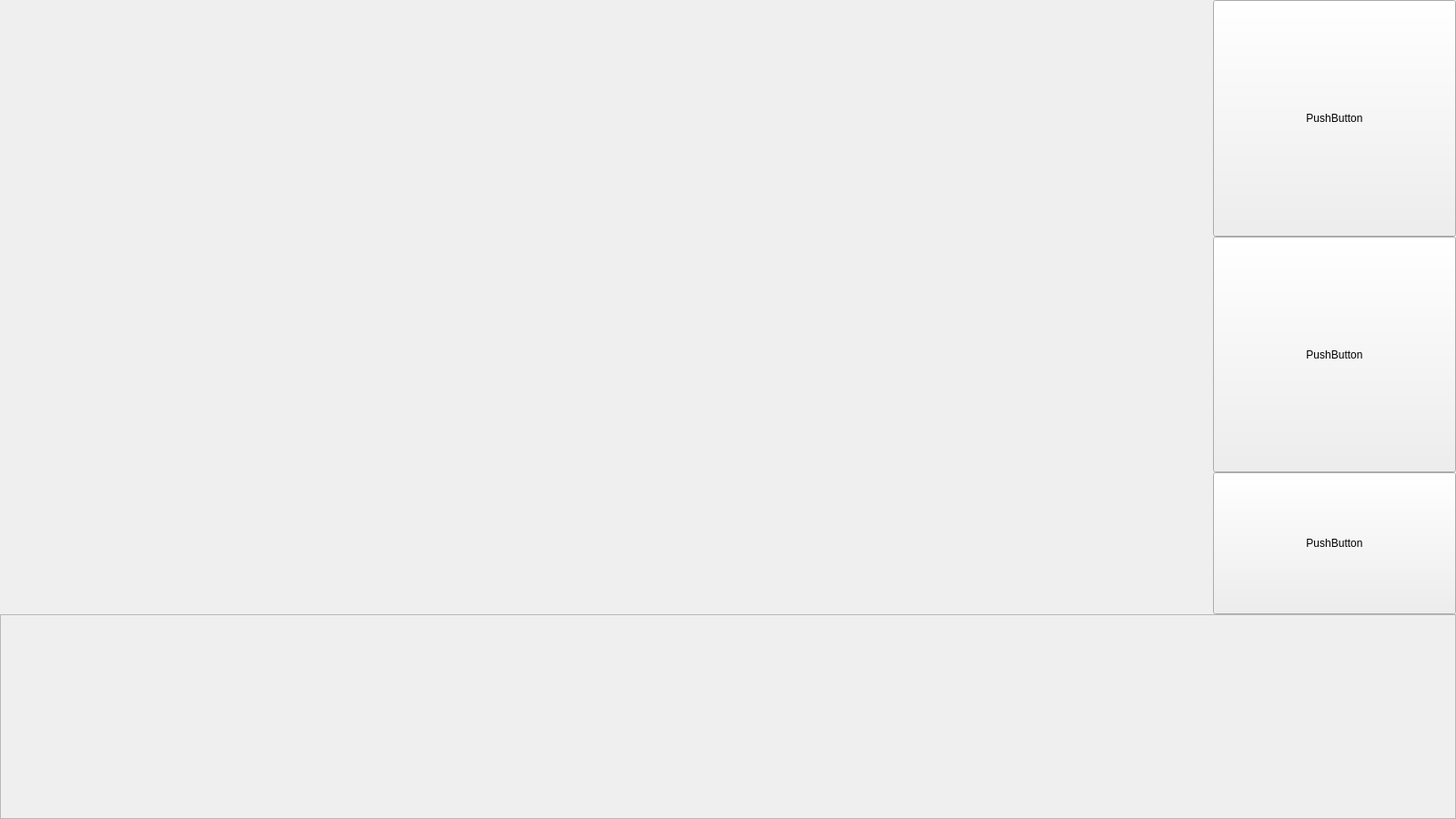
<?xml version="1.0" encoding="UTF-8"?>
<ui version="4.0">
 <class>MainWindow</class>
 <widget class="QMainWindow" name="MainWindow">
  <property name="geometry">
   <rect>
    <x>0</x>
    <y>0</y>
    <width>1600</width>
    <height>900</height>
   </rect>
  </property>
  <property name="minimumSize">
   <size>
    <width>1600</width>
    <height>900</height>
   </size>
  </property>
  <property name="windowTitle">
   <string>MainWindow</string>
  </property>
  <widget class="QWidget" name="centralwidget">
   <layout class="QVBoxLayout" name="verticalLayout_2">
    <property name="spacing">
     <number>0</number>
    </property>
    <property name="leftMargin">
     <number>0</number>
    </property>
    <property name="topMargin">
     <number>0</number>
    </property>
    <property name="rightMargin">
     <number>0</number>
    </property>
    <property name="bottomMargin">
     <number>0</number>
    </property>
    <item>
     <layout class="QVBoxLayout" name="verticalLayout" stretch="1,3,1">
      <property name="spacing">
       <number>0</number>
      </property>
      <property name="sizeConstraint">
       <enum>QLayout::SetDefaultConstraint</enum>
      </property>
      <item>
       <layout class="QHBoxLayout" name="horizontalLayout_3" stretch="4,2,1,4,2,1">
        <property name="spacing">
         <number>0</number>
        </property>
        <property name="rightMargin">
         <number>0</number>
        </property>
        <item>
         <layout class="QVBoxLayout" name="frm_p0_0"/>
        </item>
        <item>
         <layout class="QVBoxLayout" name="frm_p0_1"/>
        </item>
        <item>
         <layout class="QVBoxLayout" name="frm_p0_2"/>
        </item>
        <item>
         <layout class="QVBoxLayout" name="frm_p1_0"/>
        </item>
        <item>
         <layout class="QVBoxLayout" name="frm_p1_1"/>
        </item>
        <item>
         <layout class="QVBoxLayout" name="frm_p1_2"/>
        </item>
       </layout>
      </item>
      <item>
       <layout class="QHBoxLayout" name="horizontalLayout_2" stretch="2,3,1">
        <property name="spacing">
         <number>0</number>
        </property>
        <item>
         <layout class="QGridLayout" name="gridLayout_2">
          <property name="spacing">
           <number>0</number>
          </property>
          <item row="3" column="2">
           <layout class="QVBoxLayout" name="verticalLayout_12"/>
          </item>
          <item row="0" column="0">
           <layout class="QVBoxLayout" name="verticalLayout_4"/>
          </item>
          <item row="1" column="0">
           <layout class="QVBoxLayout" name="verticalLayout_7"/>
          </item>
          <item row="4" column="1">
           <layout class="QVBoxLayout" name="verticalLayout_13"/>
          </item>
          <item row="1" column="1">
           <layout class="QVBoxLayout" name="verticalLayout_6"/>
          </item>
          <item row="2" column="0">
           <layout class="QVBoxLayout" name="verticalLayout_8"/>
          </item>
          <item row="2" column="1">
           <layout class="QVBoxLayout" name="verticalLayout_9"/>
          </item>
          <item row="3" column="0">
           <layout class="QVBoxLayout" name="verticalLayout_11"/>
          </item>
          <item row="0" column="1">
           <layout class="QVBoxLayout" name="verticalLayout_5"/>
          </item>
          <item row="3" column="1">
           <layout class="QVBoxLayout" name="verticalLayout_10"/>
          </item>
          <item row="4" column="0">
           <layout class="QVBoxLayout" name="verticalLayout_14"/>
          </item>
          <item row="4" column="2">
           <layout class="QVBoxLayout" name="verticalLayout_15"/>
          </item>
          <item row="2" column="2">
           <layout class="QVBoxLayout" name="verticalLayout_16"/>
          </item>
          <item row="1" column="2">
           <layout class="QVBoxLayout" name="verticalLayout_17"/>
          </item>
          <item row="0" column="2">
           <layout class="QVBoxLayout" name="verticalLayout_18"/>
          </item>
         </layout>
        </item>
        <item>
         <layout class="QGridLayout" name="gridLayout">
          <property name="spacing">
           <number>0</number>
          </property>
          <item row="0" column="0">
           <layout class="QVBoxLayout" name="verticalLayout_19"/>
          </item>
          <item row="0" column="1">
           <layout class="QVBoxLayout" name="verticalLayout_20"/>
          </item>
          <item row="0" column="2">
           <layout class="QVBoxLayout" name="verticalLayout_21"/>
          </item>
          <item row="1" column="2">
           <layout class="QVBoxLayout" name="verticalLayout_22"/>
          </item>
          <item row="1" column="1">
           <layout class="QVBoxLayout" name="verticalLayout_23"/>
          </item>
          <item row="1" column="0">
           <layout class="QVBoxLayout" name="verticalLayout_24"/>
          </item>
          <item row="2" column="0">
           <layout class="QVBoxLayout" name="verticalLayout_25"/>
          </item>
          <item row="2" column="1">
           <layout class="QVBoxLayout" name="verticalLayout_26"/>
          </item>
          <item row="2" column="2">
           <layout class="QVBoxLayout" name="verticalLayout_27"/>
          </item>
          <item row="2" column="3">
           <layout class="QVBoxLayout" name="verticalLayout_28"/>
          </item>
          <item row="3" column="2">
           <layout class="QVBoxLayout" name="verticalLayout_29"/>
          </item>
          <item row="3" column="3">
           <layout class="QVBoxLayout" name="verticalLayout_30"/>
          </item>
          <item row="1" column="3">
           <layout class="QVBoxLayout" name="verticalLayout_31"/>
          </item>
          <item row="0" column="3">
           <layout class="QVBoxLayout" name="verticalLayout_32"/>
          </item>
          <item row="3" column="1">
           <layout class="QVBoxLayout" name="verticalLayout_33"/>
          </item>
          <item row="3" column="0">
           <layout class="QVBoxLayout" name="verticalLayout_34"/>
          </item>
         </layout>
        </item>
        <item>
         <layout class="QVBoxLayout" name="verticalLayout_3" stretch="5,5,3">
          <property name="spacing">
           <number>0</number>
          </property>
          <property name="bottomMargin">
           <number>0</number>
          </property>
          <item>
           <layout class="QVBoxLayout" name="verticalLayout_35">
            <item>
             <widget class="QPushButton" name="pushButton">
              <property name="sizePolicy">
               <sizepolicy hsizetype="Minimum" vsizetype="Minimum">
                <horstretch>0</horstretch>
                <verstretch>0</verstretch>
               </sizepolicy>
              </property>
              <property name="text">
               <string>PushButton</string>
              </property>
             </widget>
            </item>
           </layout>
          </item>
          <item>
           <layout class="QVBoxLayout" name="verticalLayout_36">
            <item>
             <widget class="QPushButton" name="pushButton_2">
              <property name="sizePolicy">
               <sizepolicy hsizetype="Minimum" vsizetype="Minimum">
                <horstretch>0</horstretch>
                <verstretch>0</verstretch>
               </sizepolicy>
              </property>
              <property name="text">
               <string>PushButton</string>
              </property>
             </widget>
            </item>
           </layout>
          </item>
          <item>
           <layout class="QVBoxLayout" name="verticalLayout_37">
            <item>
             <widget class="QPushButton" name="pushButton_3">
              <property name="sizePolicy">
               <sizepolicy hsizetype="Minimum" vsizetype="Minimum">
                <horstretch>0</horstretch>
                <verstretch>0</verstretch>
               </sizepolicy>
              </property>
              <property name="text">
               <string>PushButton</string>
              </property>
             </widget>
            </item>
           </layout>
          </item>
         </layout>
        </item>
       </layout>
      </item>
      <item>
       <layout class="QHBoxLayout" name="horizontalLayout" stretch="2">
        <property name="spacing">
         <number>0</number>
        </property>
        <item>
         <widget class="QFrame" name="frame_11">
          <property name="frameShape">
           <enum>QFrame::StyledPanel</enum>
          </property>
          <property name="frameShadow">
           <enum>QFrame::Raised</enum>
          </property>
          <layout class="QHBoxLayout" name="horizontalLayout_4" stretch="4,2,1,4,2,1">
           <property name="spacing">
            <number>0</number>
           </property>
           <property name="leftMargin">
            <number>0</number>
           </property>
           <property name="topMargin">
            <number>0</number>
           </property>
           <property name="rightMargin">
            <number>0</number>
           </property>
           <property name="bottomMargin">
            <number>0</number>
           </property>
           <item>
            <layout class="QVBoxLayout" name="frm_p2_0"/>
           </item>
           <item>
            <layout class="QVBoxLayout" name="frm_p2_1"/>
           </item>
           <item>
            <layout class="QVBoxLayout" name="frm_p2_2"/>
           </item>
           <item>
            <layout class="QVBoxLayout" name="frm_p3_0"/>
           </item>
           <item>
            <layout class="QVBoxLayout" name="frm_p3_1"/>
           </item>
           <item>
            <layout class="QVBoxLayout" name="frm_p3_2"/>
           </item>
          </layout>
         </widget>
        </item>
       </layout>
      </item>
     </layout>
    </item>
   </layout>
  </widget>
 </widget>
 <resources/>
 <connections/>
</ui>
